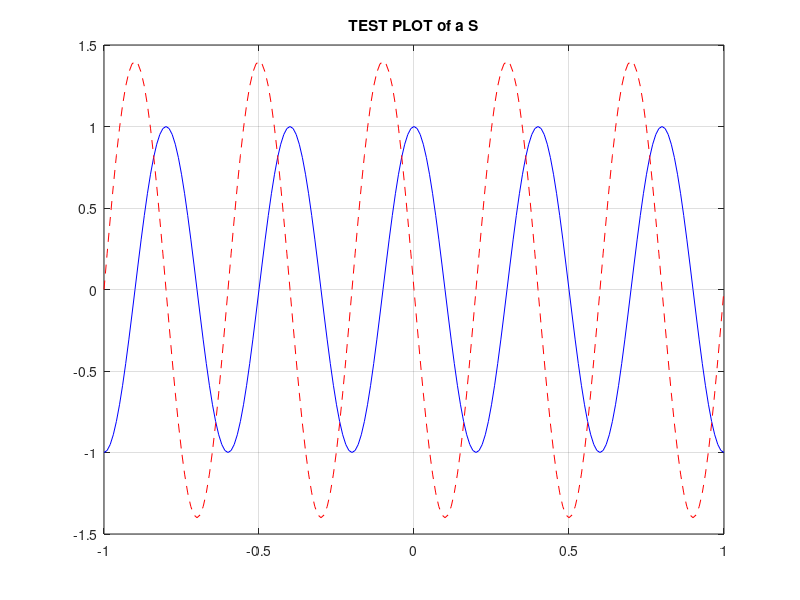

Write the MATLAB code that produced this figure. (Note: this script raises an error after producing the figure.)
clc;
clear all;
close all;

%% (a)	Experiment with vectors in MATLAB. Think of the vector as a set of numbers. 
xk = cos( pi*(0:11)/4 ) %<---comment: compute cosines

%% (b) Rewrite this computation without using the loop (follow the style in the previous part).
yy = [ ]; %<--- initialize the yy vector to be empty
for k=-5:5
yy(k+6) = cos( k*pi/3 );
end
yy
yy_2 = cos(pi*(-5:5)/3)

%% (c)	Plotting is easy in MATLAB for both real and complex numbers. The basic plot command will plot a vector y versus a vector x connecting successive points by straight lines. 
x = [-3 -1 0 1 3];
y = x.*x - 3*x;
plot( x, y )
z = x + y*sqrt(-1)
plot( z ) %<---- complex values: plot imag vs. real

%% (d)	Use the built-in MATLAB editor to create a script file called mylab1.m containing the following lines
tt = -1 : 0.01 : 1;
xx = cos(5*pi*tt);
zz = 1.4*exp(j*pi/2)*exp(j*5*pi*tt);
plot(tt, xx, 'b-', tt, real(zz), 'r--') %<--- plot a sinusoid
grid on
title('TEST PLOT of a S')

%% (e)	Run your script from MATLAB. To run the file mylab1 that you created previously, try
task1 %<---will run the commands in the file
type task1 %<---will type out the contents of
% mylab1.m to the screen